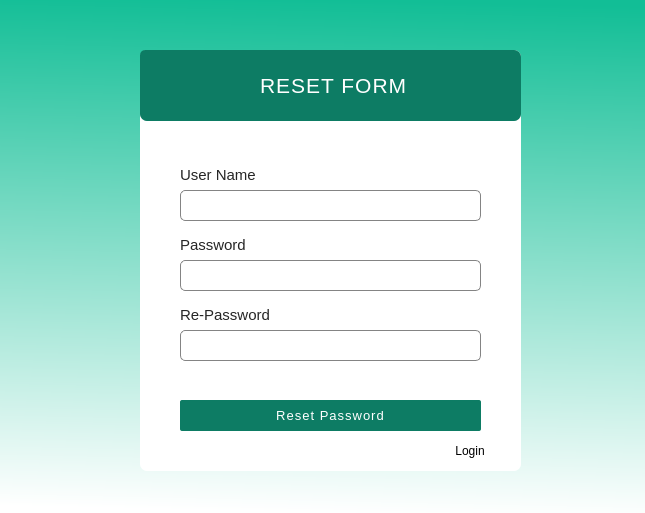
<?xml version="1.0" encoding="UTF-8"?>
<ui version="4.0">
 <class>reset</class>
 <widget class="QWidget" name="reset">
  <property name="geometry">
   <rect>
    <x>0</x>
    <y>0</y>
    <width>645</width>
    <height>513</height>
   </rect>
  </property>
  <property name="windowTitle">
   <string>Form</string>
  </property>
  <property name="styleSheet">
   <string notr="true">*{
	background-color: qlineargradient(spread:pad, x1:0.511, y1:0, x2:0.483, y2:1, stop:0 rgba(18, 190, 150, 255), stop:1 rgba(255, 255, 255, 255));
}</string>
  </property>
  <widget class="QFrame" name="frame">
   <property name="geometry">
    <rect>
     <x>140</x>
     <y>50</y>
     <width>381</width>
     <height>421</height>
    </rect>
   </property>
   <property name="styleSheet">
    <string notr="true">*{
    border-radius:7px;
	background-color: white;
box-shadow: 5px 10px 8px #888888;
}</string>
   </property>
   <property name="frameShape">
    <enum>QFrame::StyledPanel</enum>
   </property>
   <property name="frameShadow">
    <enum>QFrame::Raised</enum>
   </property>
   <widget class="QFrame" name="frame_2">
    <property name="geometry">
     <rect>
      <x>0</x>
      <y>0</y>
      <width>381</width>
      <height>71</height>
     </rect>
    </property>
    <property name="styleSheet">
     <string notr="true">*{
    border-top-left-radius: 5px;
	
	background-color:rgb(13, 124, 100);
box-shadow:2px 3px 5px gray;
}</string>
    </property>
    <property name="frameShape">
     <enum>QFrame::StyledPanel</enum>
    </property>
    <property name="frameShadow">
     <enum>QFrame::Raised</enum>
    </property>
    <widget class="QLabel" name="label">
     <property name="geometry">
      <rect>
       <x>120</x>
       <y>10</y>
       <width>211</width>
       <height>51</height>
      </rect>
     </property>
     <property name="styleSheet">
      <string notr="true">*{
   color:white;
letter-spacing:1px;
}</string>
     </property>
     <property name="text">
      <string>&lt;html&gt;&lt;head/&gt;&lt;body&gt;&lt;p&gt;&lt;span style=&quot; font-size:16pt;&quot;&gt;RESET FORM&lt;/span&gt;&lt;/p&gt;&lt;/body&gt;&lt;/html&gt;</string>
     </property>
    </widget>
   </widget>
   <widget class="QLabel" name="label_2">
    <property name="geometry">
     <rect>
      <x>40</x>
      <y>110</y>
      <width>91</width>
      <height>31</height>
     </rect>
    </property>
    <property name="styleSheet">
     <string notr="true">*{
		color: #262626;
}</string>
    </property>
    <property name="text">
     <string>&lt;html&gt;&lt;head/&gt;&lt;body&gt;&lt;p&gt;&lt;span style=&quot; font-size:11pt;&quot;&gt;User Name&lt;/span&gt;&lt;/p&gt;&lt;/body&gt;&lt;/html&gt;</string>
    </property>
   </widget>
   <widget class="QLabel" name="label_3">
    <property name="geometry">
     <rect>
      <x>40</x>
      <y>180</y>
      <width>91</width>
      <height>31</height>
     </rect>
    </property>
    <property name="styleSheet">
     <string notr="true">*{
		color: #262626;
}</string>
    </property>
    <property name="text">
     <string>&lt;html&gt;&lt;head/&gt;&lt;body&gt;&lt;p&gt;&lt;span style=&quot; font-size:11pt;&quot;&gt;Password&lt;/span&gt;&lt;/p&gt;&lt;/body&gt;&lt;/html&gt;</string>
    </property>
   </widget>
   <widget class="QPushButton" name="pushButton">
    <property name="geometry">
     <rect>
      <x>40</x>
      <y>350</y>
      <width>301</width>
      <height>31</height>
     </rect>
    </property>
    <property name="styleSheet">
     <string notr="true">*{
background-color:rgb(13, 124, 100);
border-radius:2px;
letter-spacing:1px;
font-size:13px;
color:white;
}</string>
    </property>
    <property name="text">
     <string>Reset Password</string>
    </property>
   </widget>
   <widget class="QLabel" name="label_5">
    <property name="geometry">
     <rect>
      <x>40</x>
      <y>250</y>
      <width>141</width>
      <height>31</height>
     </rect>
    </property>
    <property name="styleSheet">
     <string notr="true">*{
		color: #262626;
}</string>
    </property>
    <property name="text">
     <string>&lt;html&gt;&lt;head/&gt;&lt;body&gt;&lt;p&gt;&lt;span style=&quot; font-size:11pt;&quot;&gt;Re-Password&lt;/span&gt;&lt;/p&gt;&lt;/body&gt;&lt;/html&gt;</string>
    </property>
   </widget>
   <widget class="QLabel" name="resetStatus">
    <property name="geometry">
     <rect>
      <x>40</x>
      <y>320</y>
      <width>201</width>
      <height>20</height>
     </rect>
    </property>
    <property name="styleSheet">
     <string notr="true">*{
		color: #262626;
}</string>
    </property>
    <property name="text">
     <string>&lt;html&gt;&lt;head/&gt;&lt;body&gt;&lt;p&gt;&lt;br/&gt;&lt;/p&gt;&lt;/body&gt;&lt;/html&gt;</string>
    </property>
   </widget>
   <widget class="QPushButton" name="login">
    <property name="geometry">
     <rect>
      <x>290</x>
      <y>390</y>
      <width>80</width>
      <height>21</height>
     </rect>
    </property>
    <property name="styleSheet">
     <string notr="true">*{
  color:black;
}</string>
    </property>
    <property name="text">
     <string>Login</string>
    </property>
   </widget>
   <widget class="QLineEdit" name="re_userName">
    <property name="geometry">
     <rect>
      <x>40</x>
      <y>140</y>
      <width>301</width>
      <height>31</height>
     </rect>
    </property>
    <property name="styleSheet">
     <string notr="true">*{
    border-radius: 5px;
	border: 1px solid #848484;
	outline:0;
padding-left:2px;
	box-shadow: 2px 3px 15px #848484;
   padding-top:2px;
}</string>
    </property>
   </widget>
   <widget class="QLineEdit" name="re_password">
    <property name="geometry">
     <rect>
      <x>40</x>
      <y>210</y>
      <width>301</width>
      <height>31</height>
     </rect>
    </property>
    <property name="styleSheet">
     <string notr="true">*{
    border-radius: 5px;
	border: 1px solid #848484;
	outline:0;
padding-left:2px;
	box-shadow: 2px 3px 15px #848484;
   padding-top:2px;
}</string>
    </property>
    <property name="echoMode">
     <enum>QLineEdit::Password</enum>
    </property>
   </widget>
   <widget class="QLineEdit" name="re_typepassword">
    <property name="geometry">
     <rect>
      <x>40</x>
      <y>280</y>
      <width>301</width>
      <height>31</height>
     </rect>
    </property>
    <property name="styleSheet">
     <string notr="true">*{
    border-radius: 5px;
	border: 1px solid #848484;
	outline:0;
padding-left:2px;
	box-shadow: 2px 3px 15px #848484;
   padding-top:2px;
}</string>
    </property>
    <property name="echoMode">
     <enum>QLineEdit::Password</enum>
    </property>
   </widget>
   <zorder>frame_2</zorder>
   <zorder>label_2</zorder>
   <zorder>label_3</zorder>
   <zorder>pushButton</zorder>
   <zorder>label_5</zorder>
   <zorder>resetStatus</zorder>
   <zorder>login</zorder>
   <zorder>re_userName</zorder>
   <zorder>re_typepassword</zorder>
   <zorder>re_password</zorder>
  </widget>
 </widget>
 <resources/>
 <connections/>
</ui>
